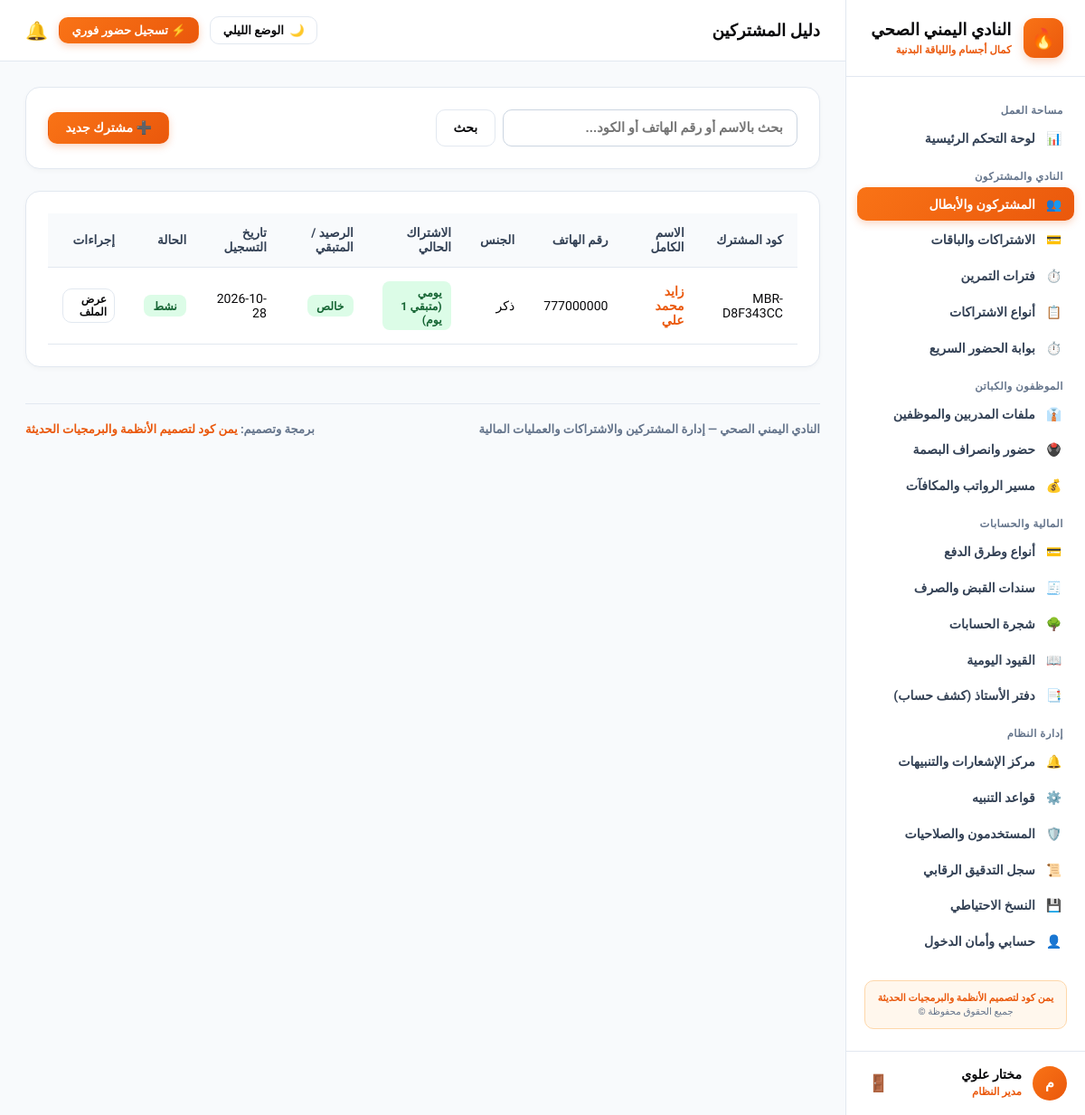
Screenshot of /members/ (signed in) with the database file from the repository.
### app/models.py (models this page shows, shortened)
class User(UserMixin, db.Model):
    __tablename__ = "users"
    id = db.Column(db.Integer, primary_key=True)
    username = db.Column(db.String(80), unique=True, nullable=False)
    password_hash = db.Column(db.String(255), nullable=False)
    full_name = db.Column(db.String(120), nullable=False)
    role_name = db.Column(db.String(50), default="مدير النظام")
    is_active = db.Column(db.Boolean, default=True)
    created_at = db.Column(db.DateTime, default=datetime.utcnow)

class Member(db.Model):
    __tablename__ = "members"
    id = db.Column(db.Integer, primary_key=True)
    member_code = db.Column(db.String(50), unique=True, nullable=False)
    full_name = db.Column(db.String(150), nullable=False)
    phone = db.Column(db.String(30), nullable=False)
    gender = db.Column(db.String(20), default="ذكر")
    birth_date = db.Column(db.Date, nullable=True)
    address = db.Column(db.String(255), default="غير مسجل")
    emergency_contact_name = db.Column(db.String(150), default="غير مسجل")
    emergency_contact_phone = db.Column(db.String(50), default="غير مسجل")
    notes = db.Column(db.Text, nullable=True)
    status = db.Column(db.String(30), default="نشط")
    created_at = db.Column(db.DateTime, default=datetime.utcnow)
    subscriptions = db.relationship("Subscription", backref="member", lazy=True, cascade="all, delete-orphan")
    attendances = db.relationship("MemberAttendance", backref="member", lazy=True, cascade="all, delete-orphan")
    @property
    def active_subscription(self):
        for sub in self.subscriptions:
            if sub.is_active_now:
                return sub
        return None
    @property
    def total_debt(self):
        return sum(sub.remaining_amount for sub in self.subscriptions if sub.remaining_amount and sub.remaining_amount > 0)

class Subscription(db.Model):
    __tablename__ = "subscriptions"
    id = db.Column(db.Integer, primary_key=True)
    subscription_code = db.Column(db.String(50), unique=True, nullable=False)
    member_id = db.Column(db.Integer, db.ForeignKey("members.id"), nullable=False)
    plan_id = db.Column(db.Integer, db.ForeignKey("plans.id"), nullable=False)
    shift_id = db.Column(db.Integer, db.ForeignKey("shifts.id"), nullable=True)
    start_date = db.Column(db.Date, nullable=False, default=date.today)
    end_date = db.Column(db.Date, nullable=False)
    price_paid = db.Column(db.Float, default=0.0)
    total_amount = db.Column(db.Float, default=0.0)
    paid_amount = db.Column(db.Float, default=0.0)
    remaining_amount = db.Column(db.Float, default=0.0)
    payment_method_id = db.Column(db.Integer, db.ForeignKey("payment_methods.id"), nullable=True)
    payment_status = db.Column(db.String(30), default="مدفوع بالكامل")
    status = db.Column(db.String(30), default="ساري")
    cancel_reason = db.Column(db.String(255), nullable=True)
    notes = db.Column(db.Text, nullable=True)
    created_at = db.Column(db.DateTime, default=datetime.utcnow)
    plan = db.relationship("Plan", backref="subscriptions")
    payment_method = db.relationship("PaymentMethod", backref="subscriptions")
    @property
    def is_active_now(self):
        return self.status == "ساري" and self.end_date >= date.today()
    @property
    def remaining_days(self):
        delta = (self.end_date - date.today()).days
        return max(0, delta)

class Plan(db.Model):
    __tablename__ = "plans"
    id = db.Column(db.Integer, primary_key=True)
    plan_code = db.Column(db.String(50), unique=True, nullable=False)
    name = db.Column(db.String(100), nullable=False)
    duration_days = db.Column(db.Integer, nullable=False)
    price = db.Column(db.Float, default=0.0)
    description = db.Column(db.Text, nullable=True)
    is_active = db.Column(db.Boolean, default=True)

### app/routes/members.py (the view, shortened to what this page needs)
@members_bp.route("/", methods=["GET", "POST"])
@login_required
def index():
    q = request.args.get("q", "").strip()
    query = Member.query
    if q:
        query = query.filter((Member.full_name.contains(q)) | (Member.phone.contains(q)) | (Member.member_code.contains(q)))
    members_list = query.order_by(Member.id.desc()).all()
    plans = Plan.query.filter_by(is_active=True).all()
    shifts = Shift.query.filter_by(is_active=True).all()
    payment_methods = PaymentMethod.query.filter_by(is_active=True).all()
    today_str = date.today().strftime("%Y-%m-%d")
    return render_template("members/index.html", members=members_list, plans=plans, shifts=shifts, payment_methods=payment_methods, q=q, today=today_str)

### app/models.py (called while the page is built)
    @property
    def formatted_time(self):
        def to_12h(t_str):
            if not t_str: return ""
            try:
                parts = t_str.split(":")
                h = int(parts[0])
                m = parts[1]
                period = "ص" if h < 12 else "م"
                h_12 = h % 12
                if h_12 == 0: h_12 = 12
                return f"{h_12}:{m} {period}"
            except Exception:
                return t_str
        return f"{to_12h(self.start_time)} إلى {to_12h(self.end_time)}"

    @property
    def active_supervisor(self):
        if self.employee:
            return self.employee.full_name
        return self.supervisor_name or "مسؤول الصالة"

### app/templates/members/index.html (shortened to what this page needs)
{% extends "base.html" %}
{% block header_title %}دليل المشتركين{% endblock %}
{% block content %}
<div class="card" style="display: flex; justify-content: space-between; align-items: center; flex-wrap: wrap; gap: 1rem;">
  <form method="GET" action="{{ url_for('members.index') }}" style="display: flex; gap: 0.5rem; flex: 1; max-width: 400px;">
    <input type="text" name="q" value="{{ q }}" placeholder="بحث بالاسم أو رقم الهاتف أو الكود..." class="form-control">
    <button type="submit" class="btn btn-secondary">بحث</button>
  </form>
  <button type="button" class="btn btn-primary" onclick="openModal('addMemberModal')">
    ➕ مشترك جديد
  </button>
</div>
<div class="card">
  <div class="table-responsive">
    <table>
      <thead>
        <tr>
          <th>كود المشترك</th>
          <th>الاسم الكامل</th>
          <th>رقم الهاتف</th>
          <th>الجنس</th>
          <th>الاشتراك الحالي</th>
          <th>الرصيد / المتبقي</th>
          <th>تاريخ التسجيل</th>
          <th>الحالة</th>
          <th>إجراءات</th>
        </tr>
      </thead>
      <tbody>
        {% for m in members %}
        <tr>
          <td><code>{{ m.member_code }}</code></td>
          <td><strong><a href="{{ url_for('members.show', member_id=m.id) }}" style="color: var(--primary); text-decoration: none;">{{ m.full_name }}</a></strong></td>
          <td>{{ m.phone }}</td>
          <td>{{ m.gender }}</td>
          <td>
            {% if m.active_subscription %}
              <span class="badge badge-success">{{ m.active_subscription.plan.name }} (متبقي {{ m.active_subscription.remaining_days }} يوم)</span>
            {% else %}
              <span class="badge badge-warning">بدون اشتراك نشط</span>
            {% endif %}
          </td>
          <td>
            {% if m.total_debt and m.total_debt > 0 %}
              <span class="badge badge-danger" style="font-weight: 800;">متبقي: {{ "{:,.2f}".format(m.total_debt) }} ر.ي</span>
            {% else %}
              <span class="badge badge-success">خالص</span>
            {% endif %}
          </td>
          <td>{{ m.created_at.strftime('%Y-%m-%d') }}</td>
          <td><span class="badge badge-success">{{ m.status }}</span></td>
          <td>
            <a href="{{ url_for('members.show', member_id=m.id) }}" class="btn btn-secondary" style="font-size: 0.75rem; padding: 0.25rem 0.5rem;">عرض الملف</a>
          </td>
        </tr>
        {% else %}
        <tr>
          <td colspan="8" style="text-align: center; color: #94a3b8; padding: 2rem;">لا توجد نتائج مطابقة.</td>
        </tr>
        {% endfor %}
      </tbody>
    </table>
  </div>
</div>
{% endblock %}

### app/templates/base.html (shortened to what this page needs)
<!doctype html>
<html lang="ar" dir="rtl" data-theme="light">
<head>
  <link rel="stylesheet" href="{{ url_for('static', filename='css/theme-iron.css') }}">
</head>
<body>
  <div class="layout-root">
    <aside class="sidebar">
      <a href="{{ url_for('dashboard.index') }}" class="sidebar-brand">
        <div class="brand-icon">🔥</div>
        <div>
          <strong style="font-size: 1.15rem; display: block; line-height: 1.25; font-weight: 900;">النادي اليمني الصحي</strong>
          <span style="font-size: 0.72rem; color: var(--primary); font-weight: 800;">كمال أجسام واللياقة البدنية</span>
        </div>
      </a>
      <div class="sidebar-nav">
        <div class="nav-group-title">مساحة العمل</div>
        <a href="{{ url_for('dashboard.index') }}" class="nav-link {% if request.path == '/dashboard/' %}active{% endif %}">
          <span>📊</span>
          <span>لوحة التحكم الرئيسية</span>
        </a>
        <div class="nav-group-title">النادي والمشتركون</div>
        <a href="{{ url_for('members.index') }}" class="nav-link {% if '/members' in request.path %}active{% endif %}">
          <span>👥</span>
          <span>المشتركون والأبطال</span>
        </a>
        <a href="{{ url_for('subscriptions.index') }}" class="nav-link {% if request.path == '/subscriptions/' %}active{% endif %}">
          <span>💳</span>
          <span>الاشتراكات والباقات</span>
        </a>
        <a href="{{ url_for('shifts.index') }}" class="nav-link {% if '/shifts' in request.path %}active{% endif %}">
          <span>⏱️</span>
          <span>فترات التمرين</span>
        </a>
        <a href="{{ url_for('subscriptions.plans') }}" class="nav-link {% if '/subscriptions/plans' in request.path %}active{% endif %}">
          <span>📋</span>
          <span>أنواع الاشتراكات</span>
        </a>
        <a href="{{ url_for('attendance.index') }}" class="nav-link {% if '/member-attendance' in request.path %}active{% endif %}">
          <span>⏱️</span>
          <span>بوابة الحضور السريع</span>
        </a>
        <div class="nav-group-title">الموظفون والكباتن</div>
        <a href="{{ url_for('employees.index') }}" class="nav-link {% if request.path == '/employees/' %}active{% endif %}">
          <span>👔</span>
          <span>ملفات المدربين والموظفين</span>
        </a>
        <a href="{{ url_for('employees.attendance') }}" class="nav-link {% if '/employees/attendance' in request.path %}active{% endif %}">
          <span>🖲️</span>
          <span>حضور وانصراف البصمة</span>
        </a>
        <a href="{{ url_for('employees.payroll') }}" class="nav-link {% if '/employees/payroll' in request.path %}active{% endif %}">
          <span>💰</span>
          <span>مسير الرواتب والمكافآت</span>
        </a>
        <div class="nav-group-title">المالية والحسابات</div>
        <a href="{{ url_for('payments.methods') }}" class="nav-link {% if '/payments/methods' in request.path %}active{% endif %}">
          <span>💳</span>
          <span>أنواع وطرق الدفع</span>
        </a>
        <a href="{{ url_for('accounting.vouchers') }}" class="nav-link {% if '/accounting/vouchers' in request.path %}active{% endif %}">
          <span>🧾</span>
          <span>سندات القبض والصرف</span>
        </a>
        <a href="{{ url_for('accounting.accounts') }}" class="nav-link {% if '/accounting/accounts' in request.path %}active{% endif %}">
          <span>🌳</span>
          <span>شجرة الحسابات</span>
        </a>
        <a href="{{ url_for('accounting.journal') }}" class="nav-link {% if '/accounting/journal' in request.path %}active{% endif %}">
          <span>📖</span>
          <span>القيود اليومية</span>
        </a>
        <a href="{{ url_for('accounting.ledger') }}" class="nav-link {% if '/accounting/ledger' in request.path %}active{% endif %}">
          <span>📑</span>
          <span>دفتر الأستاذ (كشف حساب)</span>
        </a>
        <div class="nav-group-title">إدارة النظام</div>
        <a href="{{ url_for('notifications.index') }}" class="nav-link {% if request.path == '/notifications/' %}active{% endif %}">
          <span>🔔</span>
          <span>مركز الإشعارات والتنبيهات</span>
        </a>
        <a href="{{ url_for('notifications.rules') }}" class="nav-link {% if '/notifications/rules' in request.path %}active{% endif %}">
          <span>⚙️</span>
          <span>قواعد التنبيه</span>
        </a>
        <a href="{{ url_for('auth.users') }}" class="nav-link {% if '/auth/users' in request.path %}active{% endif %}">
          <span>🛡️</span>
          <span>المستخدمون والصلاحيات</span>
        </a>
        <a href="{{ url_for('system.audit') }}" class="nav-link {% if '/system/audit' in request.path %}active{% endif %}">
          <span>📜</span>
          <span>سجل التدقيق الرقابي</span>
        </a>
        <a href="{{ url_for('system.backup') }}" class="nav-link {% if '/system/backup' in request.path %}active{% endif %}">
          <span>💾</span>
          <span>النسخ الاحتياطي</span>
        </a>
        <a href="{{ url_for('auth.profile') }}" class="nav-link {% if '/auth/profile' in request.path %}active{% endif %}">
          <span>👤</span>
          <span>حسابي وأمان الدخول</span>
        </a>
        <div style="margin: 1.5rem 0.5rem 0.5rem 0.5rem; padding: 0.75rem; background: var(--badge-fire-bg); border: 1px solid var(--badge-fire-border); border-radius: 10px; text-align: center;">
          <span style="display: block; font-size: 0.68rem; font-weight: 800; color: var(--primary);">يمن كود لتصميم الأنظمة والبرمجيات الحديثة</span>
          <span style="display: block; font-size: 0.65rem; color: var(--text-caption); margin-top: 2px;">جميع الحقوق محفوظة ©</span>
        </div>
      </div>
      <div class="sidebar-user">
        <div class="user-info">
          <div class="user-avatar">{{ current_user.full_name[0] if current_user.is_authenticated else 'م' }}</div>
          <div>
            <strong style="font-size: 0.88rem; display: block; font-weight: 900;">{{ current_user.full_name if current_user.is_authenticated else 'مستخدم' }}</strong>
            <span style="font-size: 0.72rem; color: var(--primary); font-weight: 800;">{{ current_user.role_name if current_user.is_authenticated else 'مدير النادي' }}</span>
          </div>
        </div>
        <form method="POST" action="{{ url_for('auth.logout') }}">
          <button type="submit" title="تسجيل الخروج" style="background: none; border: none; cursor: pointer; color: var(--text-caption); font-size: 1.15rem; padding: 4px;">
            🚪
          </button>
        </form>
      </div>
    </aside>
    <div class="main-wrapper">
      <header class="topbar">
        <div>
          <h1 style="font-size: 1.15rem; margin: 0; font-weight: 900; color: var(--text-main);">
            {% block header_title %}النادي اليمني الصحي · نظام إدارة الصالة والأنشطة الرياضية{% endblock %}
          </h1>
        </div>
        <div style="display: flex; align-items: center; gap: 0.75rem;">
          <button type="button" class="theme-switch-btn" id="themeToggleBtn" onclick="toggleTheme()" title="التبديل بين الوضع الليلي والنهاري">
            <span id="themeBtnIcon">🌙</span>
            <span id="themeBtnText">الوضع الليلي</span>
          </button>
          <a href="{{ url_for('attendance.index') }}" class="btn btn-primary" style="font-size: 0.82rem; padding: 0.4rem 0.85rem;">
            ⚡ تسجيل حضور فوري
          </a>
          <a href="{{ url_for('notifications.index') }}" title="الإشعارات" style="text-decoration: none; font-size: 1.25rem; position: relative;">
            🔔
          </a>
        </div>
      </header>
      <main class="content-area">
        {% block content %}{% endblock %}
        <footer style="margin-top: 2.5rem; padding-top: 1.25rem; border-top: 1.5px solid var(--card-border); display: flex; justify-content: space-between; align-items: center; flex-wrap: wrap; gap: 0.75rem; font-size: 0.82rem; color: var(--text-caption); font-weight: 700;">
          <div>
            <strong>النادي اليمني الصحي</strong> — إدارة المشتركين والاشتراكات والعمليات المالية
          </div>
          <div>
            برمجة وتصميم: <strong style="color: var(--primary);">يمن كود لتصميم الأنظمة والبرمجيات الحديثة</strong>
          </div>
        </footer>
      </main>
    </div>
  </div>
</body>
</html>

### rows the page displays
User: is_active+full_name "م", is_active+full_name "مختار علوي", is_active+role_name "مدير النظام"
Member: member_code "MBR-D8F343CC", full_name "زايد محمد علي", phone "777000000", gender "ذكر", active_subscription.plan.name "يومي", active_subscription.remaining_days "1", created_at "2026-10-28", status "نشط"
